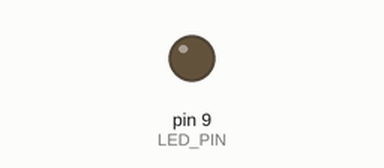
The sketch below on a simulated Arduino Uno, built with avr-gcc and run on an emulated ATmega328P. On the bench: output pins drawn as LEDs (lit = HIGH). What the sketch prints to the serial monitor is not drawn.

Above: at 0.05 s.
At 0.55 s:
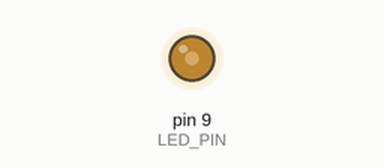
At 1.1 s:
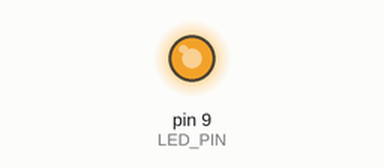
At 2.2 s:
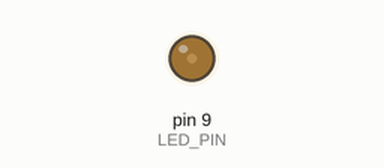
Timing chart, 0 to 5.5 s (numbered marks = the images above):
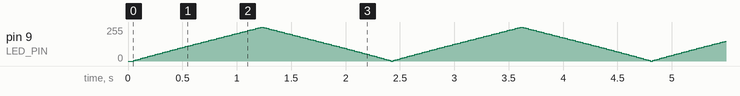

The sketch:

pwm_led_fade_arduino.ino
```cpp
// Práctica: PWM — LED Fade con Arduino UNO / Nano / Mega
// Objetivo: Controlar el brillo de un LED con analogWrite().
//
// Pines PWM en Arduino UNO / Nano: 3, 5, 6, 9, 10, 11
// Pines PWM en Arduino Mega:       2-13, 44-46
//
// Conexión:
//   LED anodo (+) -> Resistencia 220 Ohm -> Pin 9
//   LED catodo (-) -> GND

const int LED_PIN = 9;  // Pin PWM

int brillo    = 0;
int incremento = 5;

void setup() {
  Serial.begin(9600);
  pinMode(LED_PIN, OUTPUT);
  Serial.println("=== PWM LED Fade — Arduino ===");
  Serial.println("Pin PWM: 9 | Resolucion: 8 bits (0-255)");
}

void loop() {
  analogWrite(LED_PIN, brillo);

  Serial.print("Brillo: "); Serial.print(brillo);
  Serial.print("/255 ("); Serial.print(map(brillo, 0, 255, 0, 100)); Serial.println("%)");

  brillo += incremento;
  if (brillo <= 0 || brillo >= 255) {
    incremento = -incremento;
    brillo = constrain(brillo, 0, 255);
  }

  delay(20);
}
```
